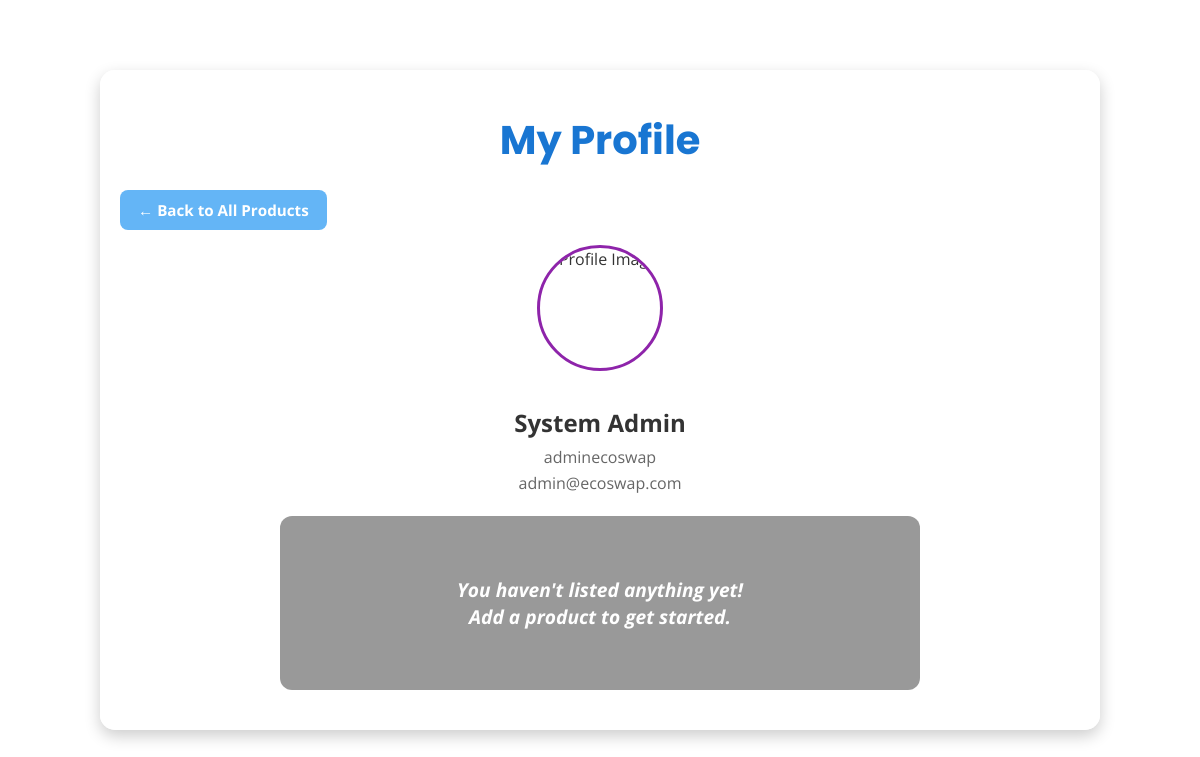
The app's page /profile (signed in) with its own data.
### models.py (models this page shows, shortened)
class User(db.Model, UserMixin):
    id = db.Column(db.Integer, primary_key=True)
    full_name = db.Column(db.String(150), nullable=False)
    username = db.Column(db.String(50), nullable=False)
    email = db.Column(db.String(100), unique=True, nullable=False)
    password = db.Column(db.String(100), nullable=False)
    is_admin = db.Column(db.Boolean, default=False) #admin account
    products = db.relationship('Product', back_populates='seller')
    sent_messages = db.relationship('Message', foreign_keys='Message.sender_id', backref='sender', lazy=True)
    received_messages = db.relationship('Message', foreign_keys='Message.receiver_id', backref='receiver', lazy=True)
    cart_items = db.relationship('CartItem', backref='user', lazy=True)

### app.py (the view)
@app.route('/profile')
@login_required
def profile():
    user_products = Product.query.filter_by(user_id=current_user.id).all()
    return render_template('profile.html', products=user_products)

### app.py (called while the page is built)
@login_manager.user_loader
def load_user(user_id):
    return User.query.get(int(user_id))

@app.context_processor
def inject_cart_count():
    if current_user.is_authenticated:
        count = CartItem.query.filter_by(user_id=current_user.id).count()
        return dict(cart_count=count)
    return dict(cart_count=0)

### templates/profile.html (shortened to what this page needs)
<!DOCTYPE html>
<html lang="en">
<head>
</head>
<body>
  <div class="container">
    <h1>My Profile</h1>
    <div class="back-link-top">
      <a href="{{ url_for('home') }}" class="back-button">← Back to All Products</a>
    </div>
    <div class="profile-info">
      <img src="{{ url_for('static', filename='uploads/default-avatar.jpg') }}" alt="Profile Image">
      <h2>{{ current_user.full_name }}</h2>
      <p>{{ current_user.username }}</p>
      <p>{{ current_user.email }}</p>
    </div>
    {% if products %}
      <div class="listing-container">
        {% for product in products %}
          <div class="card">
            <a href="{{ url_for('orders_for_product', product_id=product.id) }}" style="text-decoration: none;">
              {% if product.image_filename %}
                <img src="{{ url_for('static', filename='uploads/' ~ product.image_filename) }}" alt="{{ product.title }}">
              {% else %}
                <img src="{{ url_for('static', filename='uploads/default.jpg') }}" alt="No image">
              {% endif %}
            </a>
            <div class="card-content">
              <div class="card-title">{{ product.title }}</div>
              <div class="card-desc">{{ product.description }}</div>
              {% if product.sold %}
                <div class="sold-info">
                  Sold
                  {% if product.buyer %}
                    <small>to {{ product.buyer.username }}</small>
                  {% endif %}
                </div>
              {% endif %}
              <div class="btn-group">
                {% if not product.sold %}
                  <form action="{{ url_for('delete_product', product_id=product.id) }}" method="POST">
                    <button class="delete-btn" type="submit">Delete</button>
                  </form>
                  <a href="{{ url_for('orders_for_product', product_id=product.id) }}">
                    <button type="button" class="view-orders-btn">View Orders</button>
                  </a>
                {% endif %}
                <form method="POST" action="{{ url_for('toggle_sold', product_id=product.id) }}">
                  <button type="submit" class="toggle-sold-btn">
                    {% if product.sold %}
                      Mark as Available
                    {% else %}
                      Mark as Sold
                    {% endif %}
                  </button>
                </form>
              </div>
            </div>
          </div>
        {% endfor %}
      </div>
    {% else %}
      <div class="empty-state">
        You haven't listed anything yet!<br> Add a product to get started.
      </div>
    {% endif %}
  </div>
</body>
</html>

### records on screen
User: full_name "System Admin", username "adminecoswap", email "admin@ecoswap.com"
